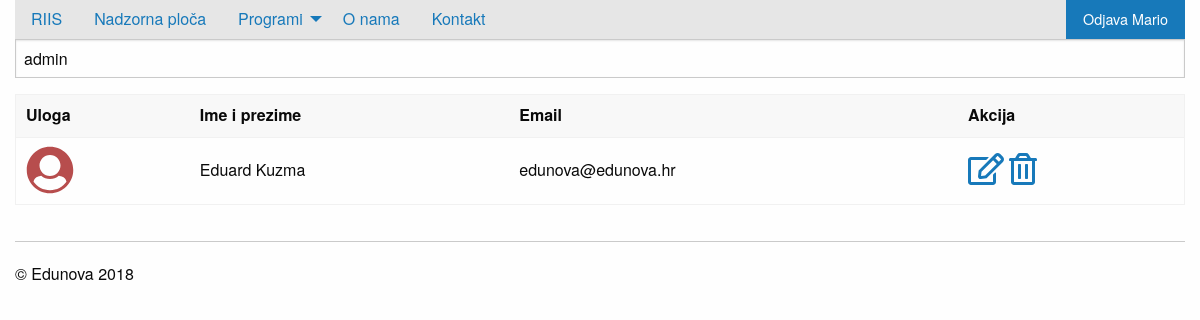
The app's page /privatno/operateri/index.php?uvjet=admin (signed in) with its own data.
### tables this page shows
create table operater(
sifra int not null primary key auto_increment,
email varchar(50) not null,
lozinka char(32) not null,
ime varchar(50) not null,
prezime varchar(50) not null,
uloga varchar(20) not null
);

### privatno/operateri/index.php (the view, shortened to what this page needs)
<?php include_once '../../konfiguracija.php';
$stranica = isset($_GET["stranica"]) ? $_GET["stranica"] : 1;
?>
<!doctype html>
<html class="no-js" lang="en" dir="ltr">
  <head>
    <?php include_once '../../include/head.php'; ?>
  </head>
  <body>
    <div class="grid-container">
      	<?php include_once '../../include/izbornik.php'; ?>
      	<div class="grid-x grid-padding-x">
			<div class="large-12 cell">
				<form method="get">
					<input type="text" name="uvjet"
					placeholder="uvjet pretraživanja (ime, prezime, email ili lozinka)"
					value="<?php echo isset($_GET["uvjet"]) ? $_GET["uvjet"] : "" ?>" />
				</form>
				<?php
					$uvjet = "%" . (isset($_GET["uvjet"]) ? $_GET["uvjet"] : "") . "%";
					$izraz = $veza->prepare("select * from operater
					where concat(ime,prezime,email,uloga) like :uvjet
					order by uloga, prezime, ime limit :stranica, :brojRezultataPoStranici");
					$izraz->bindValue("stranica", $stranica* $brojRezultataPoStranici -  $brojRezultataPoStranici , PDO::PARAM_INT);
					$izraz->bindValue("brojRezultataPoStranici", $brojRezultataPoStranici, PDO::PARAM_INT);
					$izraz->bindParam("uvjet", $uvjet);
					$izraz->execute();
					$rezultati = $izraz->fetchAll(PDO::FETCH_OBJ);
				  ?>
				<table>
					<thead>
						<tr>
							<th>Uloga</th>
							<th>Ime i prezime</th>
							<th>Email</th>
							<th>Akcija</th>
						</tr>
					</thead>
					<tbody>
					<?php
					foreach ($rezultati as $red):
					?>
						<tr>
							<td title="<?php echo $red->uloga ?>"><?php
							if($red->uloga==="admin"){
								echo "<i style=\"color: #b74d4d\" title=\"Administrator\" class=\"fas fa-user-circle fa-3x\"></i>";
							}else{
								echo "<i  style=\"color: #b74d4d\" title=\"Operater\" class=\"fas fa-user fa-3x\"></i>";
							}
								?></td>
							<td><?php echo $red->ime . " " . $red->prezime; ?></td>
							<td><?php echo $red->email; ?></td>
							<td>
								<a href="#"><i class="far fa-edit fa-2x"></i></a>
								<a href="#"><i class="far fa-trash-alt fa-2x"></i></a>
							</td>
						</tr>
					<?php endforeach; ?>
					</tbody>
				</table>
			</div>
		</div>
		<?php include_once '../../include/podnozje.php'; ?>
    </div>
  </body>
</html>

### records on screen
operater: uloga "admin" (drawn), ime "Eduard", prezime "Kuzma", email "edunova@edunova.hr"

### other values on screen
$opis "RIIS Nadzorna ploča O nama Kontakt"
$_SESSION[$appID."autoriziran"]->ime "Mario"
